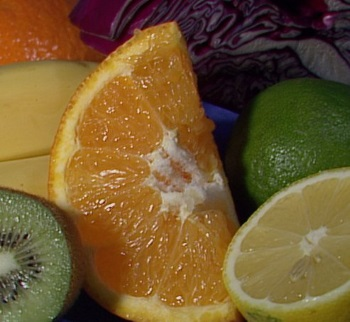
#> input picture images/fruits.jpg, 350 x 322 px, found by its file name
$ python demo1.py
#> lines starting #> are read from the running program, lines starting #| are printed output that depends on the picture
# OpenCv版本：opencv-python 4.6.0.66
# 内容：K值聚类（二）
# 博客：http://www.bilibili996.com/Course?id=fcd7745b72f4493f81683b2e3e80f911
# 作者：高仁宝
# 时间：2023.11

import numpy as np
import cv2

img = cv2.imread('../images/fruits.jpg')
#> img is the input picture: shape (322, 350, 3); mean B, G, R 46.9, 88.2, 114.1
# img = cv2.imread('../data/opencv_logo.png')
Z = img.reshape((-1, 3))
# convert to np.float32
Z = np.float32(Z)


# define criteria, number of clusters(K) and apply kmeans()
criteria = (cv2.TERM_CRITERIA_EPS + cv2.TERM_CRITERIA_MAX_ITER, 10, 1.0)
# K = 8
# K = 3
K = 14
ret, label, center = cv2.kmeans(Z, K, None, criteria, 10, cv2.KMEANS_RANDOM_CENTERS)
#> ret = 37376245; center = 14 rows, first 8: [108.5, 170.8, 203.6], [23.35, 88.65, 143.2], [13.23, 7.58, 18.01], [60.85, 51.41, 64.08], [70.04, 141.1, 175.8], [38.07, 109.9, 161.9], [13.6, 59.44, 42.27], [14.86, 60.91, 117.3]


# Now convert back into uint8, and make original image
center = np.uint8(center)
#> center = 14 rows, first 8: [108, 170, 203], [23, 88, 143], [13, 7, 18], [60, 51, 64], [70, 141, 175], [38, 109, 161], [13, 59, 42], [14, 60, 117]
res = center[label.flatten()]
res2 = res.reshape((img.shape))
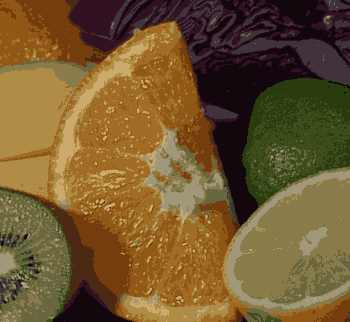
#> res2: shape (322, 350, 3); mean B, G, R 46.5, 87.7, 113.7

cv2.imshow('res2', res2)
cv2.waitKey(0)
cv2.destroyAllWindows()
